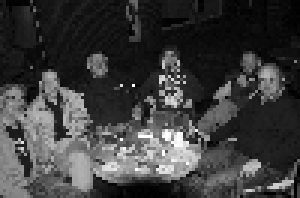
#> input picture data/100px/110.png, 100 x 66 px, given in place of 1.png, which was not available (shown 3 times larger)
$ python img_lib.py   (Python 2 division)
#> lines starting #> are read from the running program, lines starting #| are printed output that depends on the picture; long printed decimals are rounded; pictures that were not available may be replaced by others from this repository, and a replacement may not be noted
### stats.py
import logging
logger = logging.getLogger('stats')

from math import sqrt
from timeit import default_timer
from functools import wraps

from collections import defaultdict, Counter


class CounterStat(object):
    def __init__(self):
        self.n = 0
        self.counts = Counter()

    def add_value(self, x):
        self.n += 1
        self.counts[x] += 1

    def __str__(self):
        return 'n={}, {}'.format(self.n, self.counts)


# [38 lines left out: function float_to_str, not called in this run]


class Stat(object):
    def __init__(self, show_total=False):
        self.show_total = show_total
        self.n = 0
        self.sum = 0
        self.sum2 = 0
        self.max = float('-inf')
        self.min = float('+inf')

    def add_value(self, x):
        self.n += 1
        self.sum += x
        self.sum2 += x*x
        self.max = max(self.max, x)
        self.min = min(self.min, x)

    # [27 lines left out: function __str__, not called in this run]


times = defaultdict(lambda: Stat(show_total=True))

class TimeIt(object):
    def __init__(self, name):
        self.name = name

    def __enter__(self):
        self.start = default_timer()

    def __exit__(self, *args):
        t = default_timer() - self.start
        times[self.name].add_value(float(t))

    def __call__(self, f):
        @wraps(f)
        def timed_f(*args, **kwargs):
            with TimeIt(self.name):
                return f(*args, **kwargs)
        return timed_f


stats = {}

# [21 lines left out: functions add_value, log_stats, not called in this run]


# [12 lines that do not run on import are left out]

### img_lib.py
from timeit import default_timer
GLOBAL_START = default_timer()

import sys
from math import sqrt
import random

try:
    import Image
except ImportError:
    # to work in TC environment
    print>>sys.stderr, "warning: can't import Image module"
import numpy
import numpy.linalg

from stats import *


def load_image(path):
    img = Image.open(path)
    return numpy.array(img.getdata()).reshape(img.size[1], img.size[0])


def save_image(arr, path):
    Image.fromarray(arr.astype(numpy.uint8)).save(path)


def naive_downscale(arr, new_w, new_h):
    result = numpy.zeros((new_h, new_w), dtype=int)
    h, w = arr.shape
    assert new_w <= w
    assert new_h <= h
    for y in range(new_h):
        for x in range(new_w):
            s = 0
            for yy in range(h):
                for xx in range(w):
                    s += arr[(y * h + yy) // new_h, (x * w + xx) // new_w]
            result[y, x] = (s + h * w // 2) // (h * w)
    return result


class RectSum(object):
    def __init__(self, arr):
        h, w = arr.shape
        self.cum = numpy.zeros((h + 1, w + 1), dtype=int)
        self.cum[1:, 1:] = numpy.cumsum(numpy.cumsum(arr, axis=0), axis=1)
    def __call__(self, x1, y1, x2, y2):
        cum = self.cum
        return cum[y2, x2] - cum[y1, x2] - cum[y2, x1] + cum[y1, x1]


class CornerRectSum(object):
    def __init__(self, arr):
        self.h, self.w = arr.shape
        self.sum = arr.sum()

    def __call__(self, x1, y1, x2, y2):
        assert x1 == y1 == 0
        assert x2 == self.w
        assert y2 == self.h
        return self.sum


class ScalableImage(object):
    def __init__(self, arr):
        self.arr = arr
        self.rect_sum = RectSum(arr)

    def downscale(self, new_w, new_h):
        arr = self.arr
        h, w = arr.shape

        xs = numpy.arange(w, (new_w + 1) * w, w)
        x_fracs = xs % new_w
        xs //= new_w
        xs[-1] -= 1
        x_fracs[-1] += new_w

        ys = numpy.arange(h, (new_h + 1) * h, h)
        y_fracs = ys % new_h
        ys //= new_h
        ys[-1] -= 1
        y_fracs[-1] += new_h

        ys = ys.reshape(new_h, 1)
        y_fracs = y_fracs.reshape(new_h, 1)

        q = new_w * new_h * self.rect_sum.cum[ys, xs]
        q += (self.rect_sum.cum[ys, xs + 1] - self.rect_sum.cum[ys, xs]) * x_fracs * new_h
        q += (self.rect_sum.cum[ys + 1, xs] - self.rect_sum.cum[ys, xs]) * y_fracs * new_w
        q += arr[ys, xs] * x_fracs * y_fracs

        q[:, 1:] -= q[:, :-1].copy()
        q[1:, :] -= q[:-1, :].copy()
        q = (q + (h * w) // 2) // (w * h)

        return q


# Precompute transformation to similarity space
a = 1.0 / numpy.array([
    [1, 2, 2],
    [2, 3, 4],
    [2, 4, 3]
])
e, vs = numpy.linalg.eigh(a)
vs *= numpy.sqrt(e)
if vs.sum() < 0:
    vs = -vs
to_sim_matrix = vs.T
assert numpy.allclose(numpy.dot(to_sim_matrix.T, to_sim_matrix), a)


class ImageAbstraction(object):
    def compute_alphas(self):
        self.alpha, self.alphax, self.alphay = \
            numpy.linalg.inv(to_sim_matrix).dot(self.sim_coords)

    def instantiate(self, w, h):
        self.compute_alphas()
        result = numpy.zeros((h, w))
        for i in range(h):
            for j in range(w):
                q = (self.alpha +
                    (j + 0.5) / w * self.alphax +
                    (i + 0.5) / h * self.alphay)
                c = random.normalvariate(q, self.noise)
                c = int(c + 0.5)
                if c < 0:
                    c = 0
                if c > 255:
                    c = 255
                result[i, j] = c
        return result

    def naive_average_error(self, other):
        self.compute_alphas()
        other.compute_alphas()
        a = self.alpha - other.alpha
        ax = self.alphax - other.alphax
        ay = self.alphay - other.alphay
        result = a**2 + (ax**2 + ay**2) * 1.0/3 + a * (ax + ay) + 0.5 * ax * ay
        return result + self.noise**2 + other.noise**2

    def average_error(self, other):
        d = self.sim_coords - other.sim_coords
        result = d.dot(d) + self.noise**2 + other.noise**2
        #assert abs(self.naive_average_error(other) - result) < 1e-6
        return result

    def __str__(self):
        self.compute_alphas()
        return 'IA({:.1f}, {:.1f}, {:.1f})+-{:.1f}'.format(
            self.alpha, self.alphax, self.alphay, self.noise)


def average_error(arr1, arr2):
    assert arr1.shape == arr2.shape
    return 1.0 * ((arr1 - arr2)**2).sum() / arr1.size


class Namespace(object):
    pass


class TargetImage(object):
    def __init__(self, arr, rect_sum_factory=RectSum):
        self.arr = arr
        self.rect_sum = rect_sum_factory(arr)
        self.rect_sum2 = rect_sum_factory(arr**2)
        h, w = arr.shape
        xs = numpy.arange(w).reshape(1, w)
        ys = numpy.arange(h).reshape(h, 1)
        self.rect_sum_x = rect_sum_factory(arr * xs)
        self.rect_sum_y = rect_sum_factory(arr * ys)
        self._cache = {}

    _global_cache = {}


    @TimeIt('get_abstraction')
    def get_abstraction(self, x1, y1, x2, y2):
        rect = x1, y1, x2, y2
        if rect in self._cache:
            add_value('get_abstraction from cache', 1)
            return self._cache[rect]

        n = 1.0 * (x2 - x1) * (y2 - y1)
        sc = self.rect_sum(x1, y1, x2, y2)
        sc2 = self.rect_sum2(x1, y1, x2, y2)

        scx = 1.0 * self.rect_sum_x(x1, y1, x2, y2) / (x2 - x1) - sc * (x1 - 0.5) / (x2 - x1)
        scy = 1.0 * self.rect_sum_y(x1, y1, x2, y2) / (y2 - y1) - sc * (y1 - 0.5) / (y2 - y1)

        cache_key = y2 - y1, x2 - x1
        q = self._global_cache.get(cache_key)
        if q is None:
            with TimeIt('get_abstraction matrix'):
                self._global_cache[cache_key] = q = Namespace()

                q.sx = q.sy = (y2 - y1) * (x2 - x1) * 0.5

                q.sx2 = 1.0 * (x2 * (x2 - 1) * (2*x2 - 1) - x1 * (x1 - 1) * (2*x1 - 1)) / (x2 - x1)**2 / 6
                q.sx2 -= 0.5 * (2*x1 - 1) / (x2 - x1)**2 * (x2 * (x2 - 1) - x1 * (x1 - 1))
                q.sx2 += (x1 - 0.5) * (x1 - 0.5) / (x2 - x1)
                q.sx2 *= y2 - y1

                q.sy2 = 1.0 * (y2 * (y2 - 1) * (2*y2 - 1) - y1 * (y1 - 1) * (2*y1 - 1)) / (y2 - y1)**2 / 6
                q.sy2 -= 0.5 * (2*y1 - 1) / (y2 - y1)**2 * (y2 * (y2 - 1) - y1 * (y1 - 1))
                q.sy2 += (y1 - 0.5) * (y1 - 0.5) / (y2 - y1)
                q.sy2 *= x2 - x1

                q.sxy = 0.25 * (x2 * (x2 - 1) - x1 * (x1 - 1)) * (y2 * (y2 - 1) - y1 * (y1 - 1)) / n
                q.sxy -= q.sx * (y1 - 0.5) / (y2 - y1)
                q.sxy -= q.sy * (x1 - 0.5) / (x2 - x1)
                q.sxy -= (x1 - 0.5) * (y1 - 0.5)

                a = numpy.array([
                    [n, q.sx, q.sy],
                    [q.sx, q.sx2, q.sxy],
                    [q.sy, q.sxy, q.sy2]])
                q.a_inv = numpy.linalg.pinv(a)

        ia = ImageAbstraction()

        b = numpy.array([sc, scx, scy])
        sol = q.a_inv.dot(b)
        ia.noise = (sc2 - sol.dot(b)) * (1.0 / n)

        if ia.noise < -1e-3:
            print>>sys.stderr, 'warning: noise < 0', ia.noise
        ia.noise = sqrt(max(0, ia.noise))

        ia.sim_coords = to_sim_matrix.dot(sol)

        ia.width = x2 - x1
        ia.height = y2 - y1

        self._cache[rect] = ia
        return ia


def abstraction_from_arr(arr):
    h, w = arr.shape
    return TargetImage(arr, CornerRectSum).get_abstraction(0, 0, w, h)


if __name__ == '__main__':
    x0 = 3
    y0 = 1
    w = 50
    h = 40

    arr1 = load_image('data/100px/1.png')
#> in load_image, img is the input picture: PIL image 100x66 L; min 0, max 255, mean 61.2
    ia1 = TargetImage(arr1).get_abstraction(x0, y0, w, h)
#> in __init__ (call 4), `self.cum[1:, 1:] = numpy.cumsum(numpy.cumsum(arr, axis=0), axis=1)`:
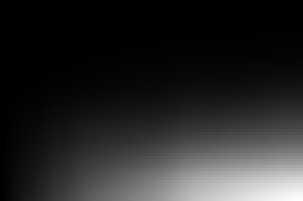
#> self.cum: shape (67, 101) int64 (shown 3 times larger); min 0, max 16834109, mean 2607345; drawn with min black and max white
#> in __init__ (call 4), `self.cum[1:, 1:] = numpy.cumsum(numpy.cumsum(arr, axis=0), axis=1)`:
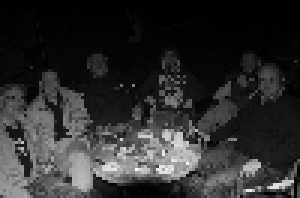
#> arr: shape (66, 100) int64 (shown 3 times larger); min 0, max 14224, mean 2550.6; drawn with min black and max white
#> in get_abstraction, `sc = self.rect_sum(x1, y1, x2, y2)`: sc = 78395
#> in get_abstraction, `sc2 = self.rect_sum2(x1, y1, x2, y2)`: sc2 = 6916099
#> in get_abstraction, `scx = 1.0 * self.rect_sum_x(x1, y1, x2, y2) / (x2 - x1) - sc * (x1 - 0..`: scx = 35067
#> in get_abstraction, `scy = 1.0 * self.rect_sum_y(x1, y1, x2, y2) / (y2 - y1) - sc * (y1 - 0..`: scy = 50668.1
#> in get_abstraction, `b = numpy.array([sc, scx, scy])`: b = [78395, 35067, 50668.1]
#> in get_abstraction, `sol = q.a_inv.dot(b)`: sol = [18.72, -27.05, 75.14]
#> in get_abstraction, `ia.noise = (sc2 - sol.dot(b)) * (1.0 / n)`: ia.noise = 1412.7
#> in get_abstraction, `ia.noise = sqrt(max(0, ia.noise))`: ia.noise = 37.59
#> in get_abstraction, `ia.sim_coords = to_sim_matrix.dot(sol)`: ia.sim_coords = [-3.74, -20.86, 43.72]
    arr1 = arr1[y0:h, x0:w]

    arr2 = load_image('data/100px/104.png')
#> call 2 of load_image, with path = 'data/100px/104.png'
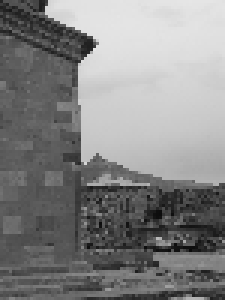
#> input picture data/100px/104.png, 75 x 100 px (shown 3 times larger)
#> in load_image, img is the input picture: PIL image 75x100 L; min 10, max 230, mean 132.3
    arr2 = ScalableImage(arr2).downscale(w - x0, h - y0)
#> in __init__ (call 5), `self.cum[1:, 1:] = numpy.cumsum(numpy.cumsum(arr, axis=0), axis=1)`:
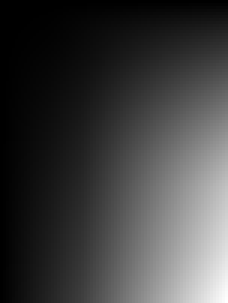
#> self.cum: shape (101, 76) int64 (shown 3 times larger); min 0, max 991962, mean 245489.3; drawn with min black and max white
    ia2 = TargetImage(arr2).get_abstraction(0, 0, w-x0, h-y0)
#> in __init__ (call 9), `self.cum[1:, 1:] = numpy.cumsum(numpy.cumsum(arr, axis=0), axis=1)`:
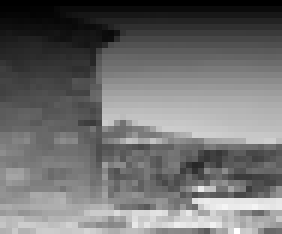
#> arr: shape (39, 47) int64 (shown 6 times larger); min 0, max 4826, mean 2099.2; drawn with min black and max white

    print ia1
#> in compute_alphas, `self.alpha, self.alphax, self.alphay = \ numpy.linalg.inv(to_sim_matri..`: self.alpha = 18.72; self.alphax = -27.05; self.alphay = 75.14
#| IA(18.7, -27.1, 75.1)+-37.6
    print ia2
#| IA(150.7, 90.5, -127.4)+-42.3

    print 'average error', sqrt(average_error(arr1, arr2))
#| average error 123.437
    print 'predicted', sqrt(ia1.average_error(ia2))
#> in average_error, `d = self.sim_coords - other.sim_coords`: d = [-29.7, -65.33, -86.19]
#> in average_error, `result = d.dot(d) + self.noise**2 + other.noise**2`: result = 15780.5
#| predicted 125.620

    for _ in range(10):
        print 'sample', sqrt(average_error(ia1.instantiate(w-x0, h-y0), ia2.instantiate(w-x0, h-y0)))
#> this loop made 10 passes
#| sample 118.419
#| sample 119.622
#| sample 117.785
#| sample 116.728
#| sample 118.887
#| sample 116.186
#| sample 117.152
#| sample 118.378
#> (further printed lines are left out)

    save_image(arr1, 'hz.png')
    save_image(arr2, 'hz2.png')
    save_image(ia1.instantiate(w, h), 'hz_i.png')
#> after the loop in instantiate (call 21), `for i in range(h):`:
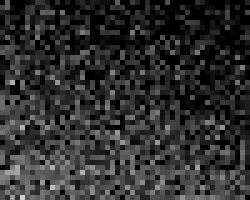
#> result: shape (40, 50) float64 (shown 5 times larger); min 0, max 205, mean 46.3
    save_image(ia2.instantiate(w, h), 'hz2_i.png')
#> after the loop in instantiate (call 22), `for i in range(h):`:
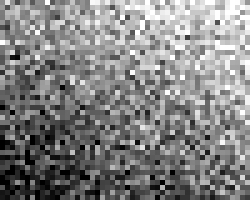
#> result: shape (40, 50) float64 (shown 5 times larger); min 0, max 255, mean 131.5
